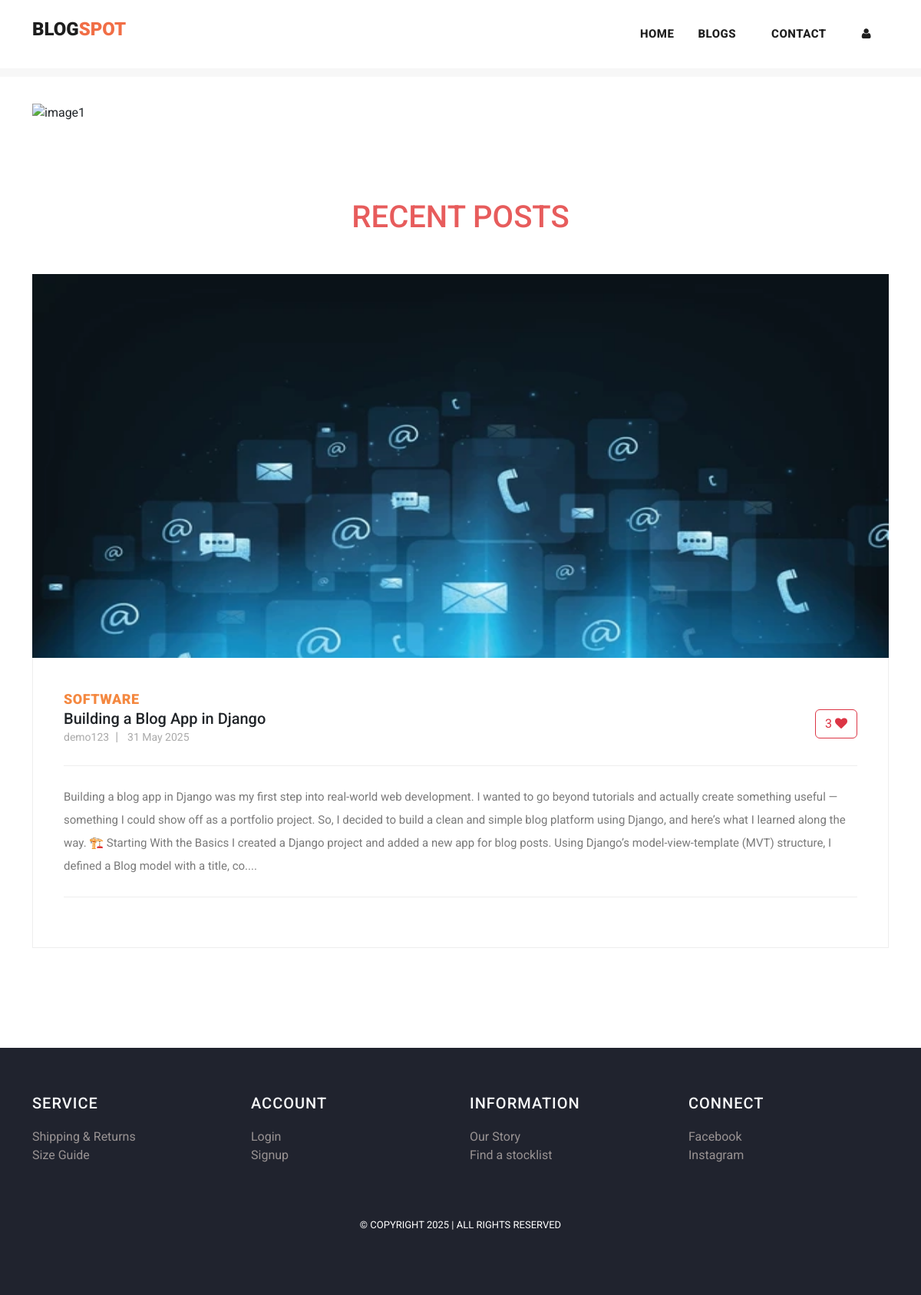
Page /blog on the committed database.
### myapp/models.py (models this page shows, shortened)
class Post(models.Model):
    postname = models.CharField(max_length=600)
    category = models.CharField(max_length=600)
    image = models.ImageField(upload_to='images/posts',blank=True,null=True)
    content = models.CharField(max_length=100000)
    time = models.CharField(default=time,max_length=100, blank=True)
    likes = models.IntegerField(null=True,blank=True,default=0)
    user = models.ForeignKey(User,on_delete=models.CASCADE)

### myapp/views.py (the view)
# urls.py: path("blog",views.blog,name="blog"),
def blog(request):
    return render(request,"blog.html",{
            'posts':Post.objects.filter(user_id=request.user.id).order_by("id").reverse(),
            'top_posts':Post.objects.all().order_by("-likes"),
            'recent_posts':Post.objects.all().order_by("-id"),
            'user':request.user,
            'media_url':settings.MEDIA_URL
        })

### templates/blog.html (shortened to what this page needs)
{% load static %}
<!DOCTYPE html>
<html lang="en">
<head>
  <link href="{% static 'vendor/bootstrap/css/bootstrap.min.css' %}" rel="stylesheet">
  <link href="https://cdn.jsdelivr.net/npm/bootstrap@5.3.1/dist/css/bootstrap.min.css" rel="stylesheet"
>
  <link rel="stylesheet" href="{% static 'assets/css/fontawesome.css' %}">
  <link rel="stylesheet" href="{% static 'assets/css/templatemo-stand-blog.css' %}">
  <link rel="stylesheet" href="{% static 'assets/css/owl.css' %}">
  <link rel="stylesheet" href="{% static 'assets/css/styles.css' %}">
</head>
<body>
  {%include 'header.html'%}
  <div class="container mt-5 carousel">
    <div id="carouselExampleCaptions" class="carousel slide">
      <div class="carousel-indicators">
        <button type="button" data-bs-target="#carouselExampleCaptions" data-bs-slide-to="0" class="active"
          aria-current="true" aria-label="Slide 1"></button>
        <button type="button" data-bs-target="#carouselExampleCaptions" data-bs-slide-to="1"
          aria-label="Slide 2"></button>
        <button type="button" data-bs-target="#carouselExampleCaptions" data-bs-slide-to="2"
          aria-label="Slide 3"></button>
        <button type="button" data-bs-target="#carouselExampleCaptions" data-bs-slide-to="3"
          aria-label="Slide 4"></button>
      </div>
      <div class="carousel-inner">
        <div class="carousel-item active">
          <img src="{% static 'assets/images/img1.jpg' %}" alt="image1">
          <div class="carousel-caption d-none d-md-block">
          </div>
        </div>
      </div>
      <button class="carousel-control-prev" type="button" data-bs-target="#carouselExampleCaptions"
        data-bs-slide="prev">
        <span class="carousel-control-prev-icon" aria-hidden="true"></span>
      </button>
      <button class="carousel-control-next" type="button" data-bs-target="#carouselExampleCaptions"
        data-bs-slide="next">
        <span class="carousel-control-next-icon" aria-hidden="true"></span>
      </button>
    </div>
  </div>
  <section class="blog-posts">
    <div class="container">
      <h3 class="text-center" style="margin: 50px; font-size: 40px; color: rgb(231, 92, 92);">RECENT POSTS</h3>
      <div class="row">
        <div class="col-lg-12">
          <div class="all-blog-posts">
            <div class="row">
              {% for post in recent_posts %}
              <div class="col-lg-12">
                <div class="blog-post">
                  <div class="blog-thumb">
                    <img src="{{media_url}}{{post.image}}" alt="" style="height: 500px;">
                  </div>
                  <div class="down-content">
                    <span>{{post.category}}</span>
                    <form method="post" action="{% url 'increaselikes' post.id %}">
                      <button class="float-right btn btn-outline-danger" type="submit ">
                        {{post.likes}} <i class="fa fa-heart"></i></button>
                    </form>
                    <a href="{% url 'post' post.id %}" class="text-decoration-none text-dark">
                      <h5>{{post.postname}}</h5>
                    </a>
                    <ul class="post-info">
                      <li><a href="#">{{post.user}}</a></li>
                      <li><a href="#">{{post.time}}</a></li>
                    </ul>
                    <p style="max-width: 100%;">{{post.content|slice:"0:500"}}....</p>
                  </div>
                </div>
              </div>
              {% endfor %}
            </div>
          </div>
        </div>
      </div>
    </div>
  </section>
  {% include 'footer.html' %}
</body>
</html>

### static/assets/css/templatemo-stand-blog.css (style rules this page uses)
body { font-family: 'Roboto', sans-serif; overflow-x: hidden; text-rendering: optimizeLegibility; -webkit-font-smoothing: antialiased; -moz-osx-font-smoothing: grayscale; }
p { margin-bottom: 0px; font-size: 15px; font-weight: 400; color: #7a7a7a; line-height: 30px; }
a { text-decoration: none!important; }
ul { padding: 0; margin: 0; list-style: none; }
h1,h2,h3,h4,h5,h6 { margin: 0px; }
.blog-posts { margin-top: 100px; }
.blog-posts .blog-post { margin-bottom: 30px; }
.blog-posts .blog-thumb img { width: 100%; overflow: hidden; }
.blog-posts .down-content { padding: 40px; border-right: 1px solid #eee; border-left: 1px solid #eee; border-bottom: 1px solid #eee; }
.blog-posts .down-content span { font-size: 18px; text-transform: uppercase; letter-spacing: 0.5px; font-weight: 900; color: #f48840; }
.blog-posts .down-content ul.post-info li { display: inline-block; margin-right: 8px; }
.blog-posts .down-content ul.post-info li:after { content: '|'; color: #aaa; margin-left: 8px; }
.blog-posts .down-content ul.post-info li:last-child::after { display: none; }
.blog-posts .down-content ul.post-info li a { font-size: 14px; color: #aaa; font-weight: 400; transition: all .3s; }
.blog-posts .down-content p { padding: 25px 0px; margin: 25px 0px; border-top: 1px solid #eee; border-bottom: 1px solid #eee; }

### static/assets/css/styles.css (style rules this page uses)
.carousel img { width: 100%; height: 700px; }
.blog-posts .blog-post img, .blog-post img { height: 300px; }

### templates/footer.html (style rules this page uses)
li { text-decoration: none; text-align: left; }
li a { color: rgb(153, 147, 147); }

### rows in the picture
Post: image (picture), category "SOFTWARE", likes "3", postname "Building a Blog App in Django", user "demo123", time "31 May 2025", content "Building a blog app in Django was my first step into real-world web development. I wanted to go beyond tutorials and actually create something useful — something I could show off as a portfolio project. So, I decided to build a clean and simple blog platform using Django, and here’s what I learned along the way. 🏗️ Starting With the Basics I created a Django project and added a new app for blog posts. Using Django’s model-view-template (MVT) structure, I defined a Blog model with a title, co"
